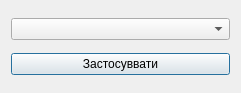
<?xml version="1.0" encoding="UTF-8"?>
<ui version="4.0">
 <class>ChangeThemeDialog</class>
 <widget class="QDialog" name="ChangeThemeDialog">
  <property name="geometry">
   <rect>
    <x>0</x>
    <y>0</y>
    <width>241</width>
    <height>93</height>
   </rect>
  </property>
  <property name="windowTitle">
   <string>Змінити тему</string>
  </property>
  <layout class="QVBoxLayout" name="verticalLayout">
   <item>
    <widget class="QComboBox" name="themeCb"/>
   </item>
   <item>
    <widget class="QPushButton" name="saveBtn">
     <property name="text">
      <string>Застосуввати</string>
     </property>
    </widget>
   </item>
  </layout>
 </widget>
 <resources/>
 <connections/>
</ui>
